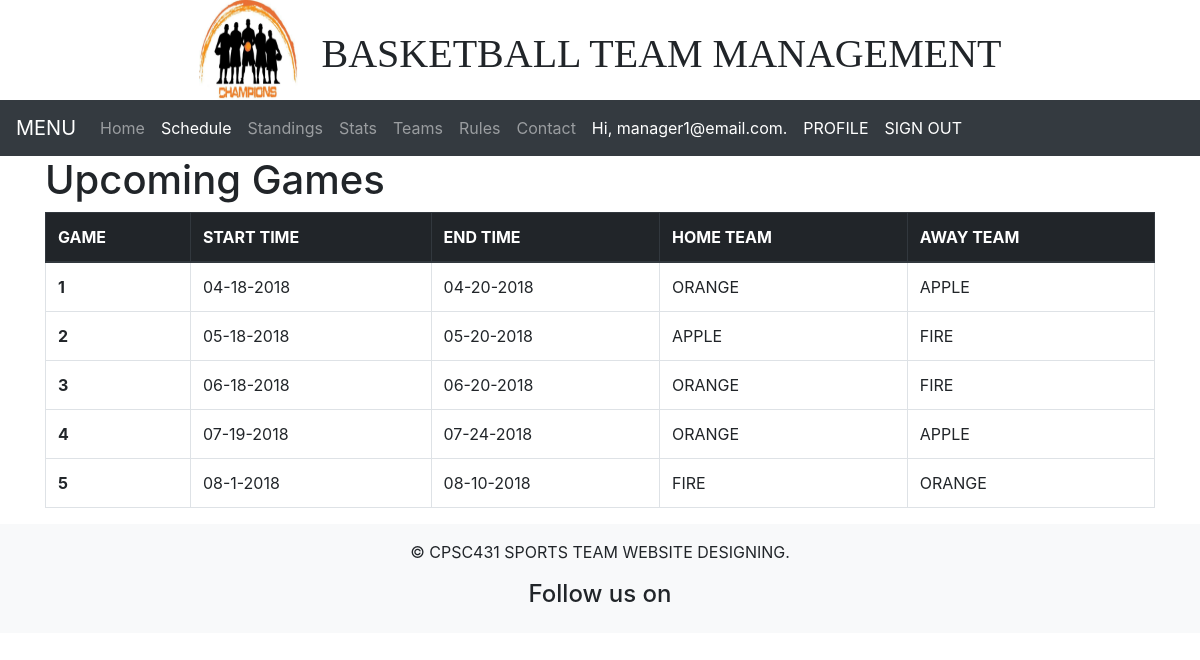
/view_games.php (signed in), run on the app's committed database.
### tables this page shows
CREATE TABLE GAMES
(
  GAME_ID INT(10) UNSIGNED NOT NULL AUTO_INCREMENT PRIMARY KEY,
  START_DAY VARCHAR(100),
  END_DAY VARCHAR(150) NOT NULL
);

CREATE TABLE TEAMS
(
  TEAM_ID INT(10) UNSIGNED NOT NULL AUTO_INCREMENT PRIMARY KEY,
  TMANAGER_ID INT(10) UNSIGNED NOT NULL,
  TEAM_NAME  VARCHAR(100),
  WIN TINYINT(3) UNSIGNED DEFAULT 0,
  LOSS TINYINT(3) UNSIGNED DEFAULT 0,

  FOREIGN KEY (TMANAGER_ID) REFERENCES MANAGER(MANAGER_ID)
);

### view_games.php (the view, shortened to what this page needs)
<?php
     require "header.php";
?>
<head>
<link rel="stylesheet" href="https://maxcdn.bootstrapcdn.com/bootstrap/4.0.0/css/bootstrap.min.css">
</head>
<body>
  <nav class="navbar navbar-expand-lg navbar-dark bg-dark">
    <a class="navbar-brand" href="#">MENU</a>
    <div class="collapse navbar-collapse" id="navbarNavDropdown">
      <ul class="navbar-nav">
        <li class="nav-item">
          <a class="nav-link" href="regular_page.php">Home </a>
        </li>
        <li class="nav-item active">
          <a class="nav-link" href="view_games.php">Schedule</a>
        </li>
        <li class="nav-item">
          <a class="nav-link" href="view_standings.php">Standings</a>
        </li>
        <li class="nav-item">
          <a class="nav-link" href="user_view_stats.php">Stats</a>
        </li>
        <li class="nav-item">
          <a class="nav-link" href="view_teams.php">Teams</a>
        </li>
        <li class="nav-item">
          <a class="nav-link" href="rules.php">Rules</a>
        </li>
        <li class="nav-item">
          <a class="nav-link" href="contact.html">Contact</a>
        </li>
        <li id="info"class="nav-item active">
        <a class="nav-link"    <b><?php
          echo "Hi, " .$_SESSION['email'];
           ?></b>.
        </a>
        </li>
        <li id="Profile"class="nav-item active">
          <a class="nav-link" href="update_profile.php">PROFILE</a>
        </li>
        <li id="logout"class="nav-item active">
          <a class="nav-link" href="logout.php">SIGN OUT</a>
        </li>
      </ul>
    </div>
  </nav>
  <section id="body">
      <div class="container">
        <h1>Upcoming Games</h1>
        <?php
          $link = mysqli_connect(DB_SERVER, DB_USERNAME, DB_PASSWORD, DB_NAME);
          $query = "SELECT G.GAME_ID, G.START_DAY, G.END_DAY, T.TEAM_NAME
          FROM PLAY P, GAMES G, TEAMS T
          WHERE T.TEAM_ID = P.PTEAM_ID AND G.GAME_ID = P.PGAME_ID
          ORDER BY GAME_ID;";
          if ($stmt = $link->prepare($query)) {
            $stmt->execute();
            $stmt->store_result();
            $stmt->bind_result(
              $GID,
              $STD,
              $ETD,
              $TN
            );
          }
        ?>
        <table class="table table-bordered table-hover">
          <thead class="thead-dark">
            <tr class="info">
              <th scope="col">GAME</th>
              <th scope="col">START TIME</th>
              <th scope="col">END TIME</th>
              <th scope="col">HOME TEAM</th>
              <th scope="col">AWAY TEAM</th>
            </tr>
          </thead>
          <?php
            while($stmt->fetch()){
              echo "<tr>\n";
              echo "<th scope=\"row\">".$GID."</th>\n";
              echo "<td>".$STD."</td>\n";
              echo "<td>".$ETD."</td>\n";
              echo "<td>".$TN."</td>\n";
              $stmt->fetch();
              echo "<td>".$TN."</td>\n";
              echo "</tr>";
            }
          ?>
        </table>
      </body>
</body>
  <?php
  require "footer.php";
  ?>

### data on the page
games: GAME_ID "1", START_DAY "04-18-2018", END_DAY "04-20-2018", teams.TEAM_NAME "ORANGE", teams.TEAM_NAME "APPLE"
games: GAME_ID "2", START_DAY "05-18-2018", END_DAY "05-20-2018", teams.TEAM_NAME "APPLE", teams.TEAM_NAME "FIRE"
games: GAME_ID "3", START_DAY "06-18-2018", END_DAY "06-20-2018", teams.TEAM_NAME "ORANGE", teams.TEAM_NAME "FIRE"
games: GAME_ID "4", START_DAY "07-19-2018", END_DAY "07-24-2018", teams.TEAM_NAME "ORANGE", teams.TEAM_NAME "APPLE"
games: GAME_ID "5", START_DAY "08-1-2018", END_DAY "08-10-2018", teams.TEAM_NAME "FIRE", teams.TEAM_NAME "ORANGE"

### other printed values
$_SESSION['email'] "manager1@email.com"
